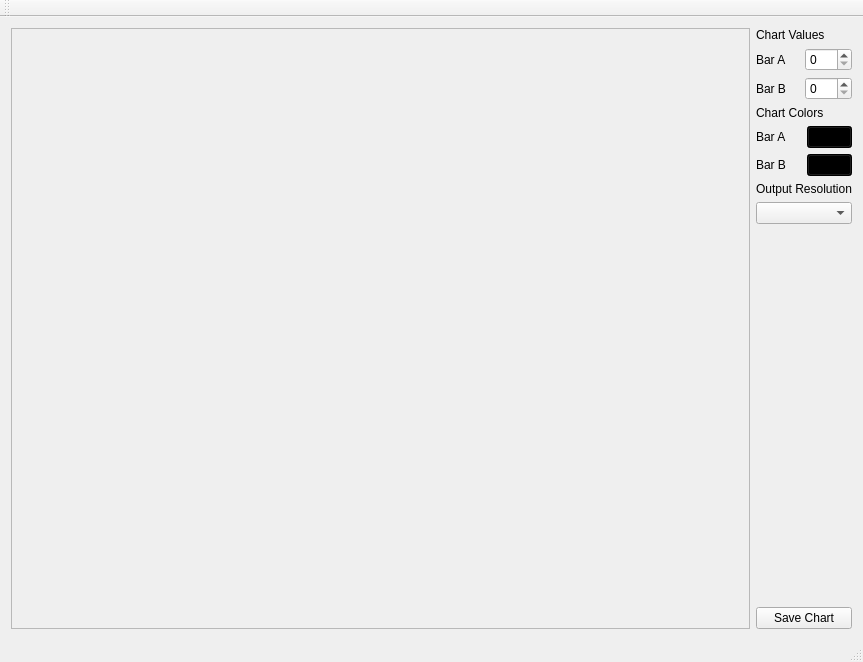
<?xml version="1.0" encoding="UTF-8"?>
<ui version="4.0">
 <class>Graphics_ProgrammingProject1Class</class>
 <widget class="QMainWindow" name="Graphics_ProgrammingProject1Class">
  <property name="geometry">
   <rect>
    <x>0</x>
    <y>0</y>
    <width>863</width>
    <height>662</height>
   </rect>
  </property>
  <property name="windowTitle">
   <string>Bar Charts Generator</string>
  </property>
  <widget class="QWidget" name="centralWidget">
   <layout class="QGridLayout" name="gridLayout">
    <item row="0" column="0">
     <layout class="QHBoxLayout" name="horizontalLayout">
      <item>
       <widget class="QFrame" name="frame">
        <property name="sizePolicy">
         <sizepolicy hsizetype="Expanding" vsizetype="Preferred">
          <horstretch>0</horstretch>
          <verstretch>0</verstretch>
         </sizepolicy>
        </property>
        <property name="frameShape">
         <enum>QFrame::StyledPanel</enum>
        </property>
        <property name="frameShadow">
         <enum>QFrame::Raised</enum>
        </property>
       </widget>
      </item>
     </layout>
    </item>
    <item row="0" column="1">
     <layout class="QVBoxLayout" name="optionsLayout">
      <item>
       <layout class="QVBoxLayout" name="valuesLayout">
        <item>
         <widget class="QLabel" name="chartValuesLabel">
          <property name="text">
           <string>Chart Values</string>
          </property>
         </widget>
        </item>
        <item>
         <layout class="QHBoxLayout" name="barAValueLayout">
          <item>
           <widget class="QLabel" name="label_2">
            <property name="text">
             <string>Bar A</string>
            </property>
           </widget>
          </item>
          <item>
           <widget class="QSpinBox" name="valueASpinBox">
            <property name="maximum">
             <number>100</number>
            </property>
           </widget>
          </item>
         </layout>
        </item>
        <item>
         <layout class="QHBoxLayout" name="barBValueLayout">
          <item>
           <widget class="QLabel" name="label_3">
            <property name="text">
             <string>Bar B</string>
            </property>
           </widget>
          </item>
          <item>
           <widget class="QSpinBox" name="valueBSpinBox">
            <property name="maximum">
             <number>100</number>
            </property>
           </widget>
          </item>
         </layout>
        </item>
       </layout>
      </item>
      <item>
       <layout class="QVBoxLayout" name="colorsLayout">
        <item>
         <widget class="QLabel" name="chartColorsLabel">
          <property name="text">
           <string>Chart Colors</string>
          </property>
         </widget>
        </item>
        <item>
         <layout class="QHBoxLayout" name="barAColorLayout">
          <item>
           <widget class="QLabel" name="label_4">
            <property name="text">
             <string>Bar A</string>
            </property>
           </widget>
          </item>
          <item>
           <widget class="QPushButton" name="colorABtn">
            <property name="sizePolicy">
             <sizepolicy hsizetype="Minimum" vsizetype="Fixed">
              <horstretch>0</horstretch>
              <verstretch>0</verstretch>
             </sizepolicy>
            </property>
            <property name="styleSheet">
             <string notr="true">background-color: rgb(0, 0, 0);</string>
            </property>
            <property name="text">
             <string/>
            </property>
           </widget>
          </item>
         </layout>
        </item>
        <item>
         <layout class="QHBoxLayout" name="barBColorLayout">
          <item>
           <widget class="QLabel" name="label_5">
            <property name="text">
             <string>Bar B</string>
            </property>
           </widget>
          </item>
          <item>
           <widget class="QPushButton" name="colorBBtn">
            <property name="styleSheet">
             <string notr="true">background-color: rgb(0, 0, 0);</string>
            </property>
            <property name="text">
             <string/>
            </property>
           </widget>
          </item>
         </layout>
        </item>
        <item>
         <layout class="QVBoxLayout" name="resolutionLayout">
          <item>
           <widget class="QLabel" name="label">
            <property name="text">
             <string>Output Resolution</string>
            </property>
           </widget>
          </item>
          <item>
           <widget class="QComboBox" name="resolutionCombo"/>
          </item>
         </layout>
        </item>
       </layout>
      </item>
      <item>
       <spacer name="verticalSpacer">
        <property name="orientation">
         <enum>Qt::Vertical</enum>
        </property>
        <property name="sizeHint" stdset="0">
         <size>
          <width>20</width>
          <height>40</height>
         </size>
        </property>
       </spacer>
      </item>
      <item>
       <widget class="QPushButton" name="saveBtn">
        <property name="text">
         <string>Save Chart</string>
        </property>
       </widget>
      </item>
     </layout>
    </item>
   </layout>
  </widget>
  <widget class="QMenuBar" name="menuBar">
   <property name="geometry">
    <rect>
     <x>0</x>
     <y>0</y>
     <width>863</width>
     <height>21</height>
    </rect>
   </property>
  </widget>
  <widget class="QToolBar" name="mainToolBar">
   <attribute name="toolBarArea">
    <enum>TopToolBarArea</enum>
   </attribute>
   <attribute name="toolBarBreak">
    <bool>false</bool>
   </attribute>
  </widget>
  <widget class="QStatusBar" name="statusBar"/>
 </widget>
 <layoutdefault spacing="6" margin="11"/>
 <resources>
  <include location="Graphics_ProgrammingProject1.qrc"/>
 </resources>
 <connections/>
</ui>
